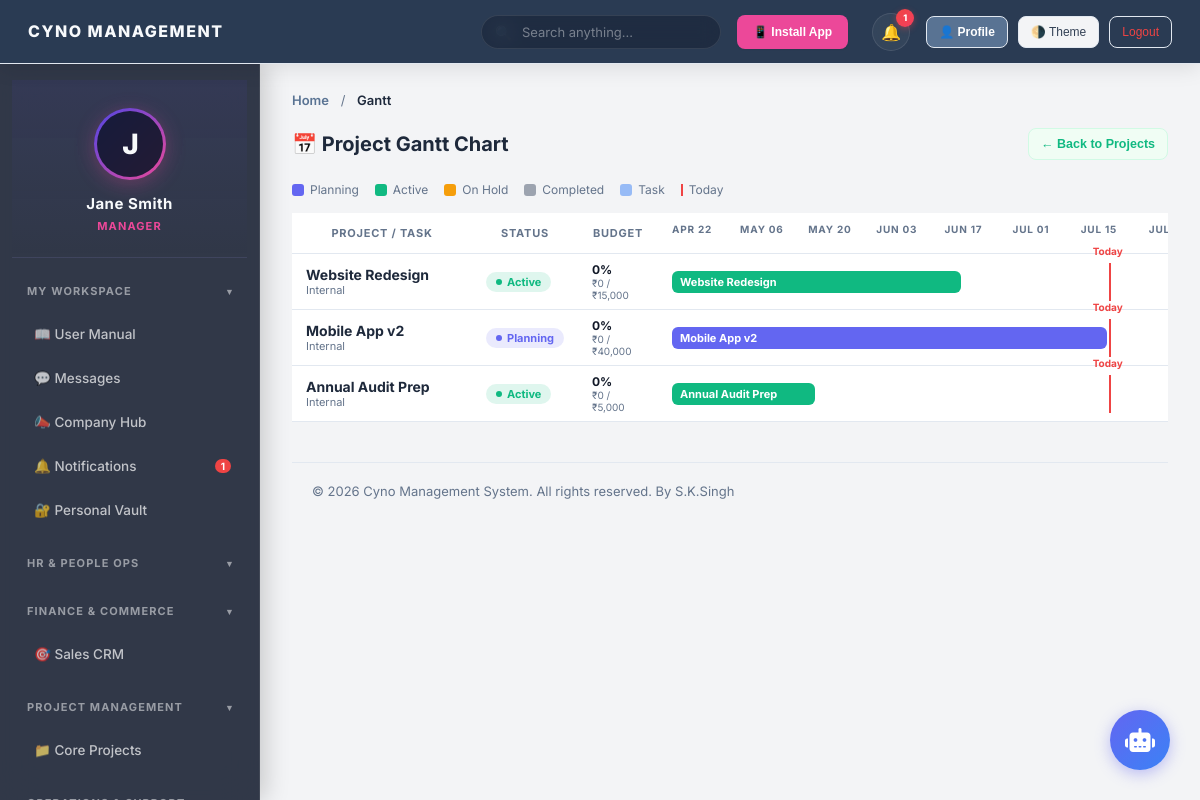
Page /gantt.php (signed in) on the committed database.
### tables this page shows
CREATE TABLE projects (
        id INTEGER PRIMARY KEY AUTOINCREMENT,
        name TEXT NOT NULL,
        client TEXT,
        budget REAL DEFAULT 0,
        deadline DATE,
        status TEXT DEFAULT 'Planning',
        created_by TEXT,
        created_at DATETIME DEFAULT CURRENT_TIMESTAMP
    , client_id TEXT DEFAULT NULL, branch_id TEXT DEFAULT 'Global HQ', ai_forecast TEXT DEFAULT NULL);

### includes/db.php (called while the page is built, shortened)
<?php
function getEnvVar($key) {
    return getenv($key) ?: ($_SERVER[$key] ?? $_ENV[$key] ?? '');
}
$db_url = getEnvVar('DATABASE_URL');
$db_host = getEnvVar('DB_HOST');
$use_mysql = false;
$mysql_dsn = '';
$mysql_user = '';
$mysql_pass = '';
if (!empty($db_url) && str_starts_with($db_url, 'mysql://')) {
    if (preg_match('/^mysql:\/\/([^:]+):(.*)@([^:\/]+)(?::(\d+))?\/(.+)$/', $db_url, $matches)) {
        $mysql_user = urldecode($matches[1]);
        $mysql_pass = urldecode($matches[2]);
        $host       = urldecode($matches[3]);
        $port       = $matches[4] ?: 3306;
        $dbname     = urldecode($matches[5]);
    } else {
        $parsed = parse_url($db_url);
        $host = $parsed['host'] ?? '127.0.0.1';
        $port = $parsed['port'] ?? 3306;
        $dbname = ltrim($parsed['path'] ?? '', '/');
        $mysql_user = $parsed['user'] ?? '';
        $mysql_pass = $parsed['pass'] ?? '';
    }
    if (empty($mysql_pass)) {
        $mysql_pass = getEnvVar('DB_PASSWORD') ?: getEnvVar('DB_PASS') ?: getEnvVar('MYSQL_PASSWORD') ?: getEnvVar('MYSQL_ROOT_PASSWORD') ?: '';
    }
    if (empty($mysql_user)) {
        $mysql_user = getEnvVar('DB_USERNAME') ?: getEnvVar('DB_USER') ?: getEnvVar('MYSQL_USER') ?: 'root';
    }
    if (empty($dbname)) {
        $dbname = getEnvVar('DB_DATABASE') ?: getEnvVar('DB_NAME') ?: getEnvVar('MYSQL_DATABASE') ?: 'cms';
    }
    $mysql_dsn = "mysql:host={$host};port={$port};dbname={$dbname};charset=utf8mb4";
    $use_mysql = true;
} else {
    $db_file = __DIR__ . '/../database.sqlite';
}
try {
    if ($use_mysql) {
        $pdo = new PDO($mysql_dsn, $mysql_user, $mysql_pass);
        $pdo->setAttribute(PDO::ATTR_ERRMODE, PDO::ERRMODE_EXCEPTION);
    } else {
        $pdo = new PDO("sqlite:" . $db_file);
        $pdo->setAttribute(PDO::ATTR_ERRMODE, PDO::ERRMODE_EXCEPTION);
        $pdo->exec("PRAGMA foreign_keys = ON;");
    }
    $pdo->exec("CREATE TABLE IF NOT EXISTS settings (setting_key VARCHAR(255) PRIMARY KEY, setting_value TEXT)");
    $GLOBAL_SETTINGS = [];
    foreach($pdo->query("SELECT * FROM settings") as $r) {
        $GLOBAL_SETTINGS[$r['setting_key']] = $r['setting_value'];
    }
} catch (PDOException $e) {
    http_response_code(500);
    $padding = str_repeat(" ", 512);
    die("<div style='font-family:sans-serif;text-align:center;margin-top:100px;'><h2>⚠️ System Temporarily Unavailable</h2><p>Our database is currently undergoing maintenance or experiencing a connection issue. Please try again in a few minutes.</p></div>\n");
}

### gantt.php (the view, shortened to what this page needs)
<?php
require_once 'includes/db.php';
require_once 'includes/header.php';
require_once 'includes/sidebar.php';
$projects = $pdo->query("SELECT * FROM projects ORDER BY created_at DESC")->fetchAll(PDO::FETCH_ASSOC);
$allDates = [];
foreach ($projects as $p) {
    if ($p['created_at']) $allDates[] = strtotime($p['created_at']);
    if ($p['deadline'])   $allDates[] = strtotime($p['deadline']);
}
$minDate = $allDates ? min($allDates) : time();
$maxDate = $allDates ? max($allDates) : strtotime('+90 days');
$totalDays = max(1, ceil(($maxDate - $minDate) / 86400)) + 14;
?>
<div class="content-section active">
    <div class="section-header">
        <h2>📅 Project Gantt Chart</h2>
        <button class="view-button" onclick="window.location.href='projects.php'" style="text-decoration:none;">← Back to Projects</button>
    </div>
    <div class="legend">
        <div class="leg"><div class="leg-dot" style="background:#6366f1"></div>Planning</div>
        <div class="leg"><div class="leg-dot" style="background:#10b981"></div>Active</div>
        <div class="leg"><div class="leg-dot" style="background:#f59e0b"></div>On Hold</div>
        <div class="leg"><div class="leg-dot" style="background:#9ca3af"></div>Completed</div>
        <div class="leg"><div class="leg-dot" style="background:#3b82f6;opacity:.5"></div>Task</div>
        <div class="leg"><div class="leg-dot" style="background:#ef4444;width:2px;border-radius:0"></div>Today</div>
    </div>
    <?php if(empty($projects)): ?>
        <div style="text-align:center;padding:60px;color:var(--text-muted);">No projects yet. <a href="projects.php" style="color:#6366f1;">Create one →</a></div>
    <?php else: ?>
    <div class="gantt-wrap" style="position:relative;">
        <svg id="gantt-svg" style="position:absolute; top:0; left:0; width:100%; height:100%; pointer-events:none; z-index:10;"></svg>
        <table class="gantt-table" id="ganttTable">
            <thead>
                <tr>
                    <th style="width:180px;">Project / Task</th>
                    <th style="width:90px;">Status</th>
                    <th style="width:80px;">Budget</th>
                    <th>
                        <div style="position:relative;height:20px;">
                            <?php
                            $cur = $minDate;
                            while ($cur < $maxDate + 86400*14) {
                                $pct = (($cur - $minDate) / ($totalDays * 86400)) * 100;
                                echo "<span style='position:absolute;left:{$pct}%;font-size:10px;color:var(--text-muted);white-space:nowrap;'>" . date('M d', $cur) . "</span>";
                                $cur = strtotime('+14 days', $cur);
                            }
                            ?>
                        </div>
                    </th>
                </tr>
            </thead>
            <tbody>
            <?php
            $statusColors = ['Planning'=>'#6366f1','Active'=>'#10b981','On Hold'=>'#f59e0b','Completed'=>'#9ca3af'];
            $todayPct = ((time() - $minDate) / ($totalDays * 86400)) * 100;
            foreach ($projects as $p):
                $pStart = strtotime($p['created_at']);
                $pEnd   = $p['deadline'] ? strtotime($p['deadline']) : strtotime('+30 days', $pStart);
                $left   = max(0, (($pStart - $minDate) / ($totalDays * 86400)) * 100);
                $width  = min(100 - $left, (($pEnd - $pStart) / ($totalDays * 86400)) * 100);
                $barColor = $statusColors[$p['status']] ?? '#6366f1';
                $burnPct = $p['budget'] > 0 ? round(($p['spent'] / $p['budget']) * 100) : 0;
            ?>
                <tr style="background:var(--bg-card);">
                    <td>
                        <strong style="color:var(--text-heading);font-size:14px;"><?= htmlspecialchars($p['name']) ?></strong>
                        <div style="font-size:11px;color:var(--text-muted);"><?= htmlspecialchars($p['client_id'] ?: 'Internal') ?></div>
                    </td>
                    <td><span class="status-pill" style="background:<?= $barColor ?>22;color:<?= $barColor ?>;"><?= htmlspecialchars($p['status']) ?></span></td>
                    <td>
                        <div style="font-size:12px;font-weight:700;color:<?= $burnPct>=90?'#dc2626':($burnPct>=70?'#f59e0b':'#111827') ?>;"><?= $burnPct ?>%</div>
                        <div style="font-size:10px;color:var(--text-muted);"><?= ($GLOBAL_SETTINGS['currency'] ?? '₹') ?><?= number_format($p['spent']) ?> / <?= ($GLOBAL_SETTINGS['currency'] ?? '₹') ?><?= number_format($p['budget']) ?></div>
                    </td>
                    <td>
                        <div class="gantt-bar-cell">
                            <?php if($todayPct >= 0 && $todayPct <= 100): ?><div class="gantt-today" style="left:<?= round($todayPct,1) ?>%"></div><?php endif; ?>
                            <div class="gantt-bar" style="left:<?= round($left,1) ?>%;width:<?= round($width,1) ?>%;background:<?= $barColor ?>;" title="<?= htmlspecialchars($p['name']) ?> — <?= date('M d', $pStart) ?> to <?= date('M d', $pEnd) ?>">
                                <?= htmlspecialchars(substr($p['name'], 0, 24)) ?>
                            </div>
                        </div>
                    </td>
                </tr>
            <?php endforeach; ?>
            </tbody>
        </table>
    </div>
    <?php endif; ?>
</div>
<?php require_once 'includes/footer.php'; ?>

### assets/css/style.css (style rules this page uses)
:root { --bg-body: #f3f4f6; --bg-header: #2a3b53; --bg-sidebar: #2a3b53; --bg-main: #f3f4f6; --bg-card: #ffffff; --bg-hover: rgba(255, 255, 255, 0.1); --border-card: #e2e8f0; --text-heading: #1e293b; --text-body: #334155; --text-muted: #64748b; --input-bg: #ffffff; --input-border: #cbd5e1; --table-header: #f8fafc; --primary-color: #597393; --primary-hover: #475f7e; --primary-light: rgba(255, 255, 255, 0.15); --success: #10b981; --warning: #f59e0b; --danger: #ef4444; --modal-overlay: rgba(15,23,42,0.6); --shadow-xs: 0 1px 2px 0 rgba(0, 0, 0, 0.05); --shadow-sm: 0 4px 6px -1px rgba(0, 0, 0, 0.05), 0 2px 4px -2px rgba(0, 0, 0, 0.05); --shadow-soft: 0 10px 25px -5px rgba(0, 0, 0, 0.05), 0 8px 10px -6px rgba(0, 0, 0, 0.05); --radius-sm: 8px; --radius-md: 12px; --radius-lg: 16px; --sidebar-w: 260px; --header-h: 64px; }
*, *::before, *::after { margin:0; padding:0; box-sizing:border-box; }
html { font-size:14px; -webkit-font-smoothing:antialiased; }
body { font-family:'Inter',system-ui,sans-serif; background:var(--bg-body); color:var(--text-body); min-height:100vh; overflow:hidden; }
h1,h2,h3,h4,h5,h6 { font-weight:600; color:var(--text-heading); line-height:1.3; }
.content-section.active { display:block; }
.section-header, .header-action { display:flex; justify-content:space-between; align-items:center; margin-bottom:22px; }
.section-header h2, .header-action h2 { font-size:20px; font-weight:700; color:var(--text-heading); margin:0; }
.btn-outline, .view-button, .edit-button, .delete-button { display:inline-flex; align-items:center; gap:5px; height:32px; padding:0 12px; border-radius:var(--radius-sm); font-size:12.5px; font-weight:600; cursor:pointer; transition:all .2s ease; border:1px solid var(--border-card); background:var(--bg-card); color:var(--text-body); text-decoration:none; white-space:nowrap; }
.view-button { color:var(--success); border-color:#d1fae5; background:#f0fdf4; }
.content-section.active { animation: fadeInUp .35s ease-out; }
.status-pill { display:inline-flex; align-items:center; gap:5px; padding:4px 12px; border-radius:99px; font-size:11px; font-weight:700; }
.status-pill::before { content:''; width:6px; height:6px; border-radius:50%; background:currentColor; }

### gantt.php (style rules this page uses)
.gantt-wrap { overflow-x:auto; }
.gantt-table { min-width:900px; border-collapse:collapse; width:100%; }
.gantt-table th { background:var(--bg-card); color:var(--text-muted); font-size:11px; text-transform:uppercase; letter-spacing:.07em; padding:10px 14px; border-bottom:1px solid var(--border-card); font-weight:700; }
.gantt-table td { padding:8px 14px; border-bottom:1px solid var(--border-card); vertical-align:middle; }
.gantt-bar-cell { position:relative; height:38px; }
.gantt-bar { position:absolute; height:22px; top:8px; border-radius:6px; display:flex; align-items:center; padding:0 8px; font-size:11px; font-weight:700; color:white; white-space:nowrap; overflow:hidden; text-overflow:ellipsis; min-width:4px; transition:opacity .15s; }
.gantt-today { position:absolute; top:0; bottom:0; width:2px; background:#ef4444; z-index:5; }
.gantt-today::before { content:'Today'; position:absolute; top:-18px; left:-16px; font-size:10px; color:#ef4444; font-weight:700; white-space:nowrap; }
.status-pill { padding:3px 10px; border-radius:12px; font-size:11px; font-weight:700; }
.legend { display:flex; gap:16px; flex-wrap:wrap; margin-bottom:16px; }
.leg { display:flex; align-items:center; gap:6px; font-size:12px; color:var(--text-muted); }
.leg-dot { width:12px; height:12px; border-radius:3px; }

### rows in the picture
projects: name "Website Redesign", client "Internal", status "Active", budget "0", spent "0", budget "15,000"
projects: name "Mobile App v2", client "Internal", status "Planning", budget "0", spent "0", budget "40,000"
projects: name "Annual Audit Prep", client "Internal", status "Active", budget "0", spent "0", budget "5,000"

### other values in the picture
$GLOBAL_SETTINGS['company_name'] "CYNO MANAGEMENT"
$_notifCount "1"
substr($_SESSION['name'],0,1) "J"
$_SESSION['name'] "Jane Smith"
$_SESSION['role'] "MANAGER"
$nc "1"
$pageTitle "Gantt"
date('M d', $cur) "APR 22"
date('M d', $cur) "MAY 06"
date('M d', $cur) "MAY 20"
date('M d', $cur) "JUN 03"
date('M d', $cur) "JUN 17"
date('M d', $cur) "JUL 01"
date('M d', $cur) "JUL 15"
